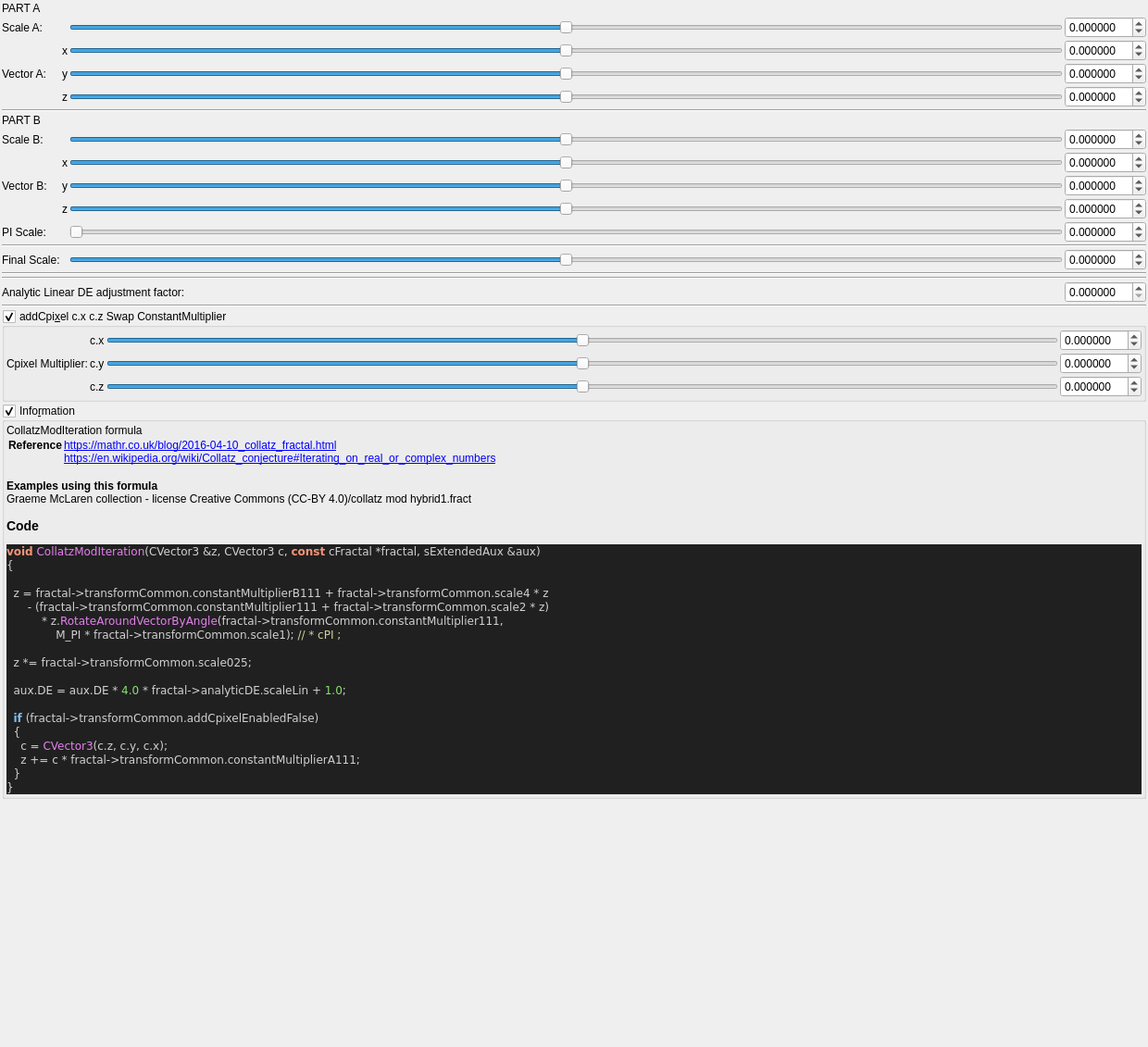
<?xml version="1.0" encoding="UTF-8"?>
<ui version="4.0">
 <class>collatz_mod</class>
 <widget class="QWidget" name="Form">
  <property name="geometry">
   <rect>
    <x>0</x>
    <y>0</y>
    <width>1240</width>
    <height>1131</height>
   </rect>
  </property>
  <property name="windowTitle">
   <string notr="true">collatz_mod</string>
  </property>
  <layout class="QVBoxLayout" name="verticalLayout">
   <property name="spacing">
    <number>2</number>
   </property>
   <property name="leftMargin">
    <number>2</number>
   </property>
   <property name="topMargin">
    <number>2</number>
   </property>
   <property name="rightMargin">
    <number>2</number>
   </property>
   <property name="bottomMargin">
    <number>2</number>
   </property>
   <item>
    <layout class="QGridLayout" name="gridLayout_35">
     <property name="spacing">
      <number>2</number>
     </property>
     <item row="11" column="2">
      <widget class="QSlider" name="slider3_transf_constant_multiplier_111_z">
       <property name="sizePolicy">
        <sizepolicy hsizetype="Expanding" vsizetype="Maximum">
         <horstretch>0</horstretch>
         <verstretch>0</verstretch>
        </sizepolicy>
       </property>
       <property name="minimum">
        <number>-5000000</number>
       </property>
       <property name="maximum">
        <number>5000000</number>
       </property>
       <property name="orientation">
        <enum>Qt::Horizontal</enum>
       </property>
      </widget>
     </item>
     <item row="9" column="2">
      <widget class="QSlider" name="slider3_transf_constant_multiplier_111_x">
       <property name="sizePolicy">
        <sizepolicy hsizetype="Expanding" vsizetype="Maximum">
         <horstretch>0</horstretch>
         <verstretch>0</verstretch>
        </sizepolicy>
       </property>
       <property name="minimum">
        <number>-5000000</number>
       </property>
       <property name="maximum">
        <number>5000000</number>
       </property>
       <property name="orientation">
        <enum>Qt::Horizontal</enum>
       </property>
      </widget>
     </item>
     <item row="1" column="0">
      <widget class="QLabel" name="label_174">
       <property name="text">
        <string>Scale A:</string>
       </property>
      </widget>
     </item>
     <item row="20" column="0" colspan="3">
      <widget class="QLabel" name="label_176">
       <property name="text">
        <string>Analytic Linear DE adjustment factor:</string>
       </property>
      </widget>
     </item>
     <item row="22" column="0" colspan="4">
      <widget class="Line" name="line_27">
       <property name="orientation">
        <enum>Qt::Horizontal</enum>
       </property>
      </widget>
     </item>
     <item row="1" column="2">
      <widget class="QSlider" name="slider_transf_scale_4">
       <property name="sizePolicy">
        <sizepolicy hsizetype="Expanding" vsizetype="Maximum">
         <horstretch>0</horstretch>
         <verstretch>0</verstretch>
        </sizepolicy>
       </property>
       <property name="minimum">
        <number>-10000000</number>
       </property>
       <property name="maximum">
        <number>10000000</number>
       </property>
       <property name="value">
        <number>0</number>
       </property>
       <property name="sliderPosition">
        <number>0</number>
       </property>
       <property name="orientation">
        <enum>Qt::Horizontal</enum>
       </property>
      </widget>
     </item>
     <item row="14" column="0" colspan="4">
      <widget class="Line" name="line_26">
       <property name="orientation">
        <enum>Qt::Horizontal</enum>
       </property>
      </widget>
     </item>
     <item row="9" column="3">
      <widget class="MyDoubleSpinBox" name="spinbox3_transf_constant_multiplier_111_x">
       <property name="sizePolicy">
        <sizepolicy hsizetype="Minimum" vsizetype="Maximum">
         <horstretch>0</horstretch>
         <verstretch>0</verstretch>
        </sizepolicy>
       </property>
       <property name="prefix">
        <string/>
       </property>
       <property name="decimals">
        <number>6</number>
       </property>
       <property name="minimum">
        <double>-99.989999999999995</double>
       </property>
       <property name="singleStep">
        <double>0.100000000000000</double>
       </property>
      </widget>
     </item>
     <item row="12" column="3">
      <widget class="MyDoubleSpinBox" name="spinbox_transf_scale_1">
       <property name="sizePolicy">
        <sizepolicy hsizetype="Minimum" vsizetype="Maximum">
         <horstretch>0</horstretch>
         <verstretch>0</verstretch>
        </sizepolicy>
       </property>
       <property name="prefix">
        <string/>
       </property>
       <property name="suffix">
        <string/>
       </property>
       <property name="decimals">
        <number>6</number>
       </property>
       <property name="minimum">
        <double>-99.989999999999995</double>
       </property>
       <property name="maximum">
        <double>99.989999999999995</double>
       </property>
       <property name="singleStep">
        <double>0.100000000000000</double>
       </property>
      </widget>
     </item>
     <item row="4" column="0">
      <widget class="QLabel" name="label_114">
       <property name="text">
        <string>Vector A:</string>
       </property>
      </widget>
     </item>
     <item row="4" column="3">
      <widget class="MyDoubleSpinBox" name="spinbox3_transf_constant_multiplierB_111_y">
       <property name="sizePolicy">
        <sizepolicy hsizetype="Minimum" vsizetype="Maximum">
         <horstretch>0</horstretch>
         <verstretch>0</verstretch>
        </sizepolicy>
       </property>
       <property name="decimals">
        <number>6</number>
       </property>
       <property name="minimum">
        <double>-99.989999999999995</double>
       </property>
       <property name="maximum">
        <double>99.989999999999995</double>
       </property>
       <property name="singleStep">
        <double>0.100000000000000</double>
       </property>
      </widget>
     </item>
     <item row="3" column="3">
      <widget class="MyDoubleSpinBox" name="spinbox3_transf_constant_multiplierB_111_x">
       <property name="sizePolicy">
        <sizepolicy hsizetype="Minimum" vsizetype="Maximum">
         <horstretch>0</horstretch>
         <verstretch>0</verstretch>
        </sizepolicy>
       </property>
       <property name="prefix">
        <string/>
       </property>
       <property name="decimals">
        <number>6</number>
       </property>
       <property name="minimum">
        <double>-99.989999999999995</double>
       </property>
       <property name="singleStep">
        <double>0.100000000000000</double>
       </property>
      </widget>
     </item>
     <item row="5" column="2">
      <widget class="QSlider" name="slider3_transf_constant_multiplierB_111_z">
       <property name="sizePolicy">
        <sizepolicy hsizetype="Expanding" vsizetype="Maximum">
         <horstretch>0</horstretch>
         <verstretch>0</verstretch>
        </sizepolicy>
       </property>
       <property name="minimum">
        <number>-5000000</number>
       </property>
       <property name="maximum">
        <number>5000000</number>
       </property>
       <property name="orientation">
        <enum>Qt::Horizontal</enum>
       </property>
      </widget>
     </item>
     <item row="18" column="0" colspan="4">
      <widget class="Line" name="line_33">
       <property name="orientation">
        <enum>Qt::Horizontal</enum>
       </property>
      </widget>
     </item>
     <item row="11" column="1">
      <widget class="QLabel" name="label_122">
       <property name="text">
        <string notr="true">z</string>
       </property>
      </widget>
     </item>
     <item row="8" column="3">
      <widget class="MyDoubleSpinBox" name="spinbox_transf_scale_2">
       <property name="sizePolicy">
        <sizepolicy hsizetype="Minimum" vsizetype="Maximum">
         <horstretch>0</horstretch>
         <verstretch>0</verstretch>
        </sizepolicy>
       </property>
       <property name="prefix">
        <string/>
       </property>
       <property name="suffix">
        <string/>
       </property>
       <property name="decimals">
        <number>6</number>
       </property>
       <property name="minimum">
        <double>-99.989999999999995</double>
       </property>
       <property name="maximum">
        <double>99.989999999999995</double>
       </property>
       <property name="singleStep">
        <double>0.100000000000000</double>
       </property>
      </widget>
     </item>
     <item row="5" column="3">
      <widget class="MyDoubleSpinBox" name="spinbox3_transf_constant_multiplierB_111_z">
       <property name="sizePolicy">
        <sizepolicy hsizetype="Minimum" vsizetype="Maximum">
         <horstretch>0</horstretch>
         <verstretch>0</verstretch>
        </sizepolicy>
       </property>
       <property name="decimals">
        <number>6</number>
       </property>
       <property name="minimum">
        <double>-99.989999999999995</double>
       </property>
       <property name="maximum">
        <double>99.989999999999995</double>
       </property>
       <property name="singleStep">
        <double>0.100000000000000</double>
       </property>
      </widget>
     </item>
     <item row="11" column="3">
      <widget class="MyDoubleSpinBox" name="spinbox3_transf_constant_multiplier_111_z">
       <property name="sizePolicy">
        <sizepolicy hsizetype="Minimum" vsizetype="Maximum">
         <horstretch>0</horstretch>
         <verstretch>0</verstretch>
        </sizepolicy>
       </property>
       <property name="decimals">
        <number>6</number>
       </property>
       <property name="minimum">
        <double>-99.989999999999995</double>
       </property>
       <property name="maximum">
        <double>99.989999999999995</double>
       </property>
       <property name="singleStep">
        <double>0.100000000000000</double>
       </property>
      </widget>
     </item>
     <item row="17" column="3">
      <widget class="MyDoubleSpinBox" name="spinbox_transf_scale_025">
       <property name="sizePolicy">
        <sizepolicy hsizetype="Minimum" vsizetype="Maximum">
         <horstretch>0</horstretch>
         <verstretch>0</verstretch>
        </sizepolicy>
       </property>
       <property name="prefix">
        <string/>
       </property>
       <property name="suffix">
        <string/>
       </property>
       <property name="decimals">
        <number>6</number>
       </property>
       <property name="minimum">
        <double>-99.989999999999995</double>
       </property>
       <property name="maximum">
        <double>99.989999999999995</double>
       </property>
       <property name="singleStep">
        <double>0.100000000000000</double>
       </property>
      </widget>
     </item>
     <item row="19" column="0" colspan="4">
      <widget class="Line" name="line_32">
       <property name="orientation">
        <enum>Qt::Horizontal</enum>
       </property>
      </widget>
     </item>
     <item row="8" column="2">
      <widget class="QSlider" name="slider_transf_scale_2">
       <property name="sizePolicy">
        <sizepolicy hsizetype="Expanding" vsizetype="Maximum">
         <horstretch>0</horstretch>
         <verstretch>0</verstretch>
        </sizepolicy>
       </property>
       <property name="minimum">
        <number>-10000000</number>
       </property>
       <property name="maximum">
        <number>10000000</number>
       </property>
       <property name="value">
        <number>0</number>
       </property>
       <property name="sliderPosition">
        <number>0</number>
       </property>
       <property name="orientation">
        <enum>Qt::Horizontal</enum>
       </property>
      </widget>
     </item>
     <item row="3" column="1">
      <widget class="QLabel" name="label_112">
       <property name="text">
        <string notr="true">x</string>
       </property>
      </widget>
     </item>
     <item row="10" column="0">
      <widget class="QLabel" name="label_113">
       <property name="text">
        <string>Vector B:</string>
       </property>
      </widget>
     </item>
     <item row="10" column="3">
      <widget class="MyDoubleSpinBox" name="spinbox3_transf_constant_multiplier_111_y">
       <property name="sizePolicy">
        <sizepolicy hsizetype="Minimum" vsizetype="Maximum">
         <horstretch>0</horstretch>
         <verstretch>0</verstretch>
        </sizepolicy>
       </property>
       <property name="decimals">
        <number>6</number>
       </property>
       <property name="minimum">
        <double>-99.989999999999995</double>
       </property>
       <property name="maximum">
        <double>99.989999999999995</double>
       </property>
       <property name="singleStep">
        <double>0.100000000000000</double>
       </property>
      </widget>
     </item>
     <item row="17" column="2">
      <widget class="QSlider" name="slider_transf_scale_025">
       <property name="sizePolicy">
        <sizepolicy hsizetype="Expanding" vsizetype="Maximum">
         <horstretch>0</horstretch>
         <verstretch>0</verstretch>
        </sizepolicy>
       </property>
       <property name="minimum">
        <number>-10000000</number>
       </property>
       <property name="maximum">
        <number>10000000</number>
       </property>
       <property name="value">
        <number>0</number>
       </property>
       <property name="sliderPosition">
        <number>0</number>
       </property>
       <property name="orientation">
        <enum>Qt::Horizontal</enum>
       </property>
      </widget>
     </item>
     <item row="6" column="0" colspan="4">
      <widget class="Line" name="line_28">
       <property name="orientation">
        <enum>Qt::Horizontal</enum>
       </property>
      </widget>
     </item>
     <item row="5" column="1">
      <widget class="QLabel" name="label_121">
       <property name="text">
        <string notr="true">z</string>
       </property>
      </widget>
     </item>
     <item row="1" column="3">
      <widget class="MyDoubleSpinBox" name="spinbox_transf_scale_4">
       <property name="sizePolicy">
        <sizepolicy hsizetype="Minimum" vsizetype="Maximum">
         <horstretch>0</horstretch>
         <verstretch>0</verstretch>
        </sizepolicy>
       </property>
       <property name="prefix">
        <string/>
       </property>
       <property name="suffix">
        <string/>
       </property>
       <property name="decimals">
        <number>6</number>
       </property>
       <property name="minimum">
        <double>-99.989999999999995</double>
       </property>
       <property name="maximum">
        <double>99.989999999999995</double>
       </property>
       <property name="singleStep">
        <double>0.100000000000000</double>
       </property>
      </widget>
     </item>
     <item row="20" column="3">
      <widget class="MyDoubleSpinBox" name="spinbox_analyticDE_scale_linear">
       <property name="sizePolicy">
        <sizepolicy hsizetype="Minimum" vsizetype="Maximum">
         <horstretch>0</horstretch>
         <verstretch>0</verstretch>
        </sizepolicy>
       </property>
       <property name="prefix">
        <string/>
       </property>
       <property name="suffix">
        <string/>
       </property>
       <property name="decimals">
        <number>6</number>
       </property>
       <property name="minimum">
        <double>0.000000000000000</double>
       </property>
       <property name="maximum">
        <double>99.989999999999995</double>
       </property>
       <property name="singleStep">
        <double>0.100000000000000</double>
       </property>
      </widget>
     </item>
     <item row="4" column="2">
      <widget class="QSlider" name="slider3_transf_constant_multiplierB_111_y">
       <property name="sizePolicy">
        <sizepolicy hsizetype="Expanding" vsizetype="Maximum">
         <horstretch>0</horstretch>
         <verstretch>0</verstretch>
        </sizepolicy>
       </property>
       <property name="minimum">
        <number>-5000000</number>
       </property>
       <property name="maximum">
        <number>5000000</number>
       </property>
       <property name="orientation">
        <enum>Qt::Horizontal</enum>
       </property>
      </widget>
     </item>
     <item row="12" column="2">
      <widget class="QSlider" name="slider_transf_scale_1">
       <property name="sizePolicy">
        <sizepolicy hsizetype="Expanding" vsizetype="Maximum">
         <horstretch>0</horstretch>
         <verstretch>0</verstretch>
        </sizepolicy>
       </property>
       <property name="minimum">
        <number>0</number>
       </property>
       <property name="maximum">
        <number>2000000</number>
       </property>
       <property name="value">
        <number>0</number>
       </property>
       <property name="sliderPosition">
        <number>0</number>
       </property>
       <property name="orientation">
        <enum>Qt::Horizontal</enum>
       </property>
      </widget>
     </item>
     <item row="9" column="1">
      <widget class="QLabel" name="label_118">
       <property name="text">
        <string notr="true">x</string>
       </property>
      </widget>
     </item>
     <item row="8" column="0">
      <widget class="QLabel" name="label_177">
       <property name="text">
        <string>Scale B:</string>
       </property>
      </widget>
     </item>
     <item row="12" column="0">
      <widget class="QLabel" name="label_169">
       <property name="text">
        <string>PI Scale:</string>
       </property>
      </widget>
     </item>
     <item row="3" column="2">
      <widget class="QSlider" name="slider3_transf_constant_multiplierB_111_x">
       <property name="sizePolicy">
        <sizepolicy hsizetype="Expanding" vsizetype="Maximum">
         <horstretch>0</horstretch>
         <verstretch>0</verstretch>
        </sizepolicy>
       </property>
       <property name="minimum">
        <number>-5000000</number>
       </property>
       <property name="maximum">
        <number>5000000</number>
       </property>
       <property name="orientation">
        <enum>Qt::Horizontal</enum>
       </property>
      </widget>
     </item>
     <item row="4" column="1">
      <widget class="QLabel" name="label_119">
       <property name="text">
        <string notr="true">y</string>
       </property>
      </widget>
     </item>
     <item row="10" column="1">
      <widget class="QLabel" name="label_120">
       <property name="text">
        <string notr="true">y</string>
       </property>
      </widget>
     </item>
     <item row="7" column="0">
      <widget class="QLabel" name="label_178">
       <property name="text">
        <string>PART B</string>
       </property>
      </widget>
     </item>
     <item row="0" column="0">
      <widget class="QLabel" name="label_175">
       <property name="text">
        <string>PART A</string>
       </property>
      </widget>
     </item>
     <item row="10" column="2">
      <widget class="QSlider" name="slider3_transf_constant_multiplier_111_y">
       <property name="sizePolicy">
        <sizepolicy hsizetype="Expanding" vsizetype="Maximum">
         <horstretch>0</horstretch>
         <verstretch>0</verstretch>
        </sizepolicy>
       </property>
       <property name="minimum">
        <number>-5000000</number>
       </property>
       <property name="maximum">
        <number>5000000</number>
       </property>
       <property name="orientation">
        <enum>Qt::Horizontal</enum>
       </property>
      </widget>
     </item>
     <item row="17" column="0">
      <widget class="QLabel" name="label_173">
       <property name="text">
        <string>Final Scale:</string>
       </property>
      </widget>
     </item>
    </layout>
   </item>
   <item>
    <widget class="MyGroupBox" name="groupCheck_transf_addCpixel_enabled_false">
     <property name="toolTip">
      <string>&lt;html&gt;&lt;head/&gt;&lt;body&gt;&lt;p&gt;Cpixel is CVector3 c = ( c.x, c.y, c.z). It is each original point (pixel) in 3D space where the iteration starts from, ( c = original z for each point .) It is commonly found in formula structures z = f(z) + c.&lt;/p&gt;&lt;p&gt;The Cpixel multiplier effectively scales this point &amp;quot;c&amp;quot;.&lt;/p&gt;&lt;p&gt;This transform allows the swapping of the order of the &amp;quot;CVector3 c&amp;quot; components before being multiplied by &amp;quot;CVector3 z&amp;quot; components.&lt;/p&gt;&lt;/body&gt;&lt;/html&gt;</string>
     </property>
     <property name="title">
      <string>addCpi&amp;xel c.x c.z Swap ConstantMultiplier</string>
     </property>
     <property name="checkable">
      <bool>true</bool>
     </property>
     <layout class="QVBoxLayout" name="verticalLayout_49">
      <property name="spacing">
       <number>2</number>
      </property>
      <property name="leftMargin">
       <number>2</number>
      </property>
      <property name="topMargin">
       <number>2</number>
      </property>
      <property name="rightMargin">
       <number>2</number>
      </property>
      <property name="bottomMargin">
       <number>2</number>
      </property>
      <item>
       <layout class="QGridLayout" name="gridLayout_23">
        <property name="spacing">
         <number>2</number>
        </property>
        <item row="1" column="2">
         <widget class="QSlider" name="slider3_transf_constant_multiplierA_111_y">
          <property name="sizePolicy">
           <sizepolicy hsizetype="Expanding" vsizetype="Maximum">
            <horstretch>0</horstretch>
            <verstretch>0</verstretch>
           </sizepolicy>
          </property>
          <property name="minimum">
           <number>-10000000</number>
          </property>
          <property name="maximum">
           <number>10000000</number>
          </property>
          <property name="value">
           <number>0</number>
          </property>
          <property name="sliderPosition">
           <number>0</number>
          </property>
          <property name="orientation">
           <enum>Qt::Horizontal</enum>
          </property>
         </widget>
        </item>
        <item row="1" column="3">
         <widget class="MyDoubleSpinBox" name="spinbox3_transf_constant_multiplierA_111_y">
          <property name="sizePolicy">
           <sizepolicy hsizetype="Minimum" vsizetype="Maximum">
            <horstretch>0</horstretch>
            <verstretch>0</verstretch>
           </sizepolicy>
          </property>
          <property name="prefix">
           <string/>
          </property>
          <property name="suffix">
           <string/>
          </property>
          <property name="decimals">
           <number>6</number>
          </property>
          <property name="minimum">
           <double>-99.989999999999995</double>
          </property>
          <property name="maximum">
           <double>99.989999999999995</double>
          </property>
          <property name="singleStep">
           <double>0.100000000000000</double>
          </property>
         </widget>
        </item>
        <item row="2" column="2">
         <widget class="QSlider" name="slider3_transf_constant_multiplierA_111_z">
          <property name="sizePolicy">
           <sizepolicy hsizetype="Expanding" vsizetype="Maximum">
            <horstretch>0</horstretch>
            <verstretch>0</verstretch>
           </sizepolicy>
          </property>
          <property name="minimum">
           <number>-10000000</number>
          </property>
          <property name="maximum">
           <number>10000000</number>
          </property>
          <property name="value">
           <number>0</number>
          </property>
          <property name="sliderPosition">
           <number>0</number>
          </property>
          <property name="orientation">
           <enum>Qt::Horizontal</enum>
          </property>
         </widget>
        </item>
        <item row="0" column="2">
         <widget class="QSlider" name="slider3_transf_constant_multiplierA_111_x">
          <property name="sizePolicy">
           <sizepolicy hsizetype="Expanding" vsizetype="Maximum">
            <horstretch>0</horstretch>
            <verstretch>0</verstretch>
           </sizepolicy>
          </property>
          <property name="minimum">
           <number>-10000000</number>
          </property>
          <property name="maximum">
           <number>10000000</number>
          </property>
          <property name="value">
           <number>0</number>
          </property>
          <property name="sliderPosition">
           <number>0</number>
          </property>
          <property name="orientation">
           <enum>Qt::Horizontal</enum>
          </property>
         </widget>
        </item>
        <item row="0" column="3">
         <widget class="MyDoubleSpinBox" name="spinbox3_transf_constant_multiplierA_111_x">
          <property name="sizePolicy">
           <sizepolicy hsizetype="Minimum" vsizetype="Maximum">
            <horstretch>0</horstretch>
            <verstretch>0</verstretch>
           </sizepolicy>
          </property>
          <property name="prefix">
           <string/>
          </property>
          <property name="suffix">
           <string/>
          </property>
          <property name="decimals">
           <number>6</number>
          </property>
          <property name="minimum">
           <double>-99.989999999999995</double>
          </property>
          <property name="maximum">
           <double>99.989999999999995</double>
          </property>
          <property name="singleStep">
           <double>0.100000000000000</double>
          </property>
         </widget>
        </item>
        <item row="2" column="1">
         <widget class="QLabel" name="label_111">
          <property name="text">
           <string notr="true">c.z</string>
          </property>
         </widget>
        </item>
        <item row="1" column="1">
         <widget class="QLabel" name="label_110">
          <property name="text">
           <string notr="true">c.y</string>
          </property>
         </widget>
        </item>
        <item row="1" column="0">
         <widget class="QLabel" name="label_108">
          <property name="text">
           <string>Cpixel Multiplier:</string>
          </property>
         </widget>
        </item>
        <item row="2" column="3">
         <widget class="MyDoubleSpinBox" name="spinbox3_transf_constant_multiplierA_111_z">
          <property name="sizePolicy">
           <sizepolicy hsizetype="Minimum" vsizetype="Maximum">
            <horstretch>0</horstretch>
            <verstretch>0</verstretch>
           </sizepolicy>
          </property>
          <property name="prefix">
           <string/>
          </property>
          <property name="suffix">
           <string/>
          </property>
          <property name="decimals">
           <number>6</number>
          </property>
          <property name="minimum">
           <double>-99.989999999999995</double>
          </property>
          <property name="maximum">
           <double>99.989999999999995</double>
          </property>
          <property name="singleStep">
           <double>0.100000000000000</double>
          </property>
         </widget>
        </item>
        <item row="0" column="1">
         <widget class="QLabel" name="label_109">
          <property name="text">
           <string notr="true">c.x</string>
          </property>
         </widget>
        </item>
       </layout>
      </item>
     </layout>
    </widget>
   </item>
   <item>
    <widget class="MyGroupBox" name="groupCheck_info">
     <property name="title">
      <string>Info&amp;rmation</string>
     </property>
     <property name="flat">
      <bool>false</bool>
     </property>
     <property name="checkable">
      <bool>true</bool>
     </property>
     <layout class="QVBoxLayout" name="verticalLayout_2">
      <property name="spacing">
       <number>2</number>
      </property>
      <property name="leftMargin">
       <number>2</number>
      </property>
      <property name="topMargin">
       <number>2</number>
      </property>
      <property name="rightMargin">
       <number>2</number>
      </property>
      <property name="bottomMargin">
       <number>2</number>
      </property>
      <item>
       <widget class="QLabel" name="label_code_content">
        <property name="text">
         <string notr="true">&lt;p&gt;CollatzModIteration formula&lt;/p&gt;&lt;table&gt;
&lt;tr&gt;&lt;th&gt;Reference&lt;/th&gt;&lt;td&gt;&lt;a href=&quot;https://mathr.co.uk/blog/2016-04-10_collatz_fractal.html&quot;&gt;https://mathr.co.uk/blog/2016-04-10_collatz_fractal.html&lt;br&gt;
&lt;a href=&quot;https://en.wikipedia.org/wiki/Collatz_conjecture#Iterating_on_real_or_complex_numbers&quot;&gt;https://en.wikipedia.org/wiki/Collatz_conjecture#Iterating_on_real_or_complex_numbers&lt;br&gt;
&lt;/td&gt;&lt;/tr&gt;
&lt;/table&gt;
&lt;br&gt;&lt;b&gt;Examples using this formula&lt;/b&gt;&lt;br&gt;Graeme McLaren  collection - license Creative Commons  (CC-BY 4.0)/collatz mod hybrid1.fract&lt;h3&gt;Code&lt;/h3&gt;
&lt;body style=&quot;background-color:#202020&quot;&gt;
&lt;pre style=&quot;color:#d0d0d0; background-color:#202020;  font-family:'Courier New',monospace;&quot;&gt;&lt;span style=&quot;color:#f09479; font-weight:bold&quot;&gt;void&lt;/span&gt; &lt;span style=&quot;color:#e47eed&quot;&gt;CollatzModIteration&lt;/span&gt;&lt;span style=&quot;color:#d0d0d0&quot;&gt;(&lt;/span&gt;CVector3 &lt;span style=&quot;color:#d0d0d0&quot;&gt;&amp;amp;&lt;/span&gt;z&lt;span style=&quot;color:#d0d0d0&quot;&gt;,&lt;/span&gt; CVector3 c&lt;span style=&quot;color:#d0d0d0&quot;&gt;,&lt;/span&gt; &lt;span style=&quot;color:#f09479; font-weight:bold&quot;&gt;const&lt;/span&gt; cFractal &lt;span style=&quot;color:#d0d0d0&quot;&gt;*&lt;/span&gt;fractal&lt;span style=&quot;color:#d0d0d0&quot;&gt;,&lt;/span&gt; sExtendedAux &lt;span style=&quot;color:#d0d0d0&quot;&gt;&amp;amp;&lt;/span&gt;aux&lt;span style=&quot;color:#d0d0d0&quot;&gt;)&lt;/span&gt;
&lt;span style=&quot;color:#d0d0d0&quot;&gt;{&lt;/span&gt;

  z &lt;span style=&quot;color:#d0d0d0&quot;&gt;=&lt;/span&gt; fractal&lt;span style=&quot;color:#d0d0d0&quot;&gt;-&amp;gt;&lt;/span&gt;transformCommon&lt;span style=&quot;color:#d0d0d0&quot;&gt;.&lt;/span&gt;constantMultiplierB111 &lt;span style=&quot;color:#d0d0d0&quot;&gt;+&lt;/span&gt; fractal&lt;span style=&quot;color:#d0d0d0&quot;&gt;-&amp;gt;&lt;/span&gt;transformCommon&lt;span style=&quot;color:#d0d0d0&quot;&gt;.&lt;/span&gt;scale4 &lt;span style=&quot;color:#d0d0d0&quot;&gt;*&lt;/span&gt; z
      &lt;span style=&quot;color:#d0d0d0&quot;&gt;- (&lt;/span&gt;fractal&lt;span style=&quot;color:#d0d0d0&quot;&gt;-&amp;gt;&lt;/span&gt;transformCommon&lt;span style=&quot;color:#d0d0d0&quot;&gt;.&lt;/span&gt;constantMultiplier111 &lt;span style=&quot;color:#d0d0d0&quot;&gt;+&lt;/span&gt; fractal&lt;span style=&quot;color:#d0d0d0&quot;&gt;-&amp;gt;&lt;/span&gt;transformCommon&lt;span style=&quot;color:#d0d0d0&quot;&gt;.&lt;/span&gt;scale2 &lt;span style=&quot;color:#d0d0d0&quot;&gt;*&lt;/span&gt; z&lt;span style=&quot;color:#d0d0d0&quot;&gt;)&lt;/span&gt;
          &lt;span style=&quot;color:#d0d0d0&quot;&gt;*&lt;/span&gt; z&lt;span style=&quot;color:#d0d0d0&quot;&gt;.&lt;/span&gt;&lt;span style=&quot;color:#e47eed&quot;&gt;RotateAroundVectorByAngle&lt;/span&gt;&lt;span style=&quot;color:#d0d0d0&quot;&gt;(&lt;/span&gt;fractal&lt;span style=&quot;color:#d0d0d0&quot;&gt;-&amp;gt;&lt;/span&gt;transformCommon&lt;span style=&quot;color:#d0d0d0&quot;&gt;.&lt;/span&gt;constantMultiplier111&lt;span style=&quot;color:#d0d0d0&quot;&gt;,&lt;/span&gt;
              M_PI &lt;span style=&quot;color:#d0d0d0&quot;&gt;*&lt;/span&gt; fractal&lt;span style=&quot;color:#d0d0d0&quot;&gt;-&amp;gt;&lt;/span&gt;transformCommon&lt;span style=&quot;color:#d0d0d0&quot;&gt;.&lt;/span&gt;scale1&lt;span style=&quot;color:#d0d0d0&quot;&gt;);&lt;/span&gt; &lt;span style=&quot;color:#d0d0a0&quot;&gt;// * cPI ;&lt;/span&gt;

  z &lt;span style=&quot;color:#d0d0d0&quot;&gt;*=&lt;/span&gt; fractal&lt;span style=&quot;color:#d0d0d0&quot;&gt;-&amp;gt;&lt;/span&gt;transformCommon&lt;span style=&quot;color:#d0d0d0&quot;&gt;.&lt;/span&gt;scale025&lt;span style=&quot;color:#d0d0d0&quot;&gt;;&lt;/span&gt;

  aux&lt;span style=&quot;color:#d0d0d0&quot;&gt;.&lt;/span&gt;DE &lt;span style=&quot;color:#d0d0d0&quot;&gt;=&lt;/span&gt; aux&lt;span style=&quot;color:#d0d0d0&quot;&gt;.&lt;/span&gt;DE &lt;span style=&quot;color:#d0d0d0&quot;&gt;*&lt;/span&gt; &lt;span style=&quot;color:#87df71&quot;&gt;4.0&lt;/span&gt; &lt;span style=&quot;color:#d0d0d0&quot;&gt;*&lt;/span&gt; fractal&lt;span style=&quot;color:#d0d0d0&quot;&gt;-&amp;gt;&lt;/span&gt;analyticDE&lt;span style=&quot;color:#d0d0d0&quot;&gt;.&lt;/span&gt;scaleLin &lt;span style=&quot;color:#d0d0d0&quot;&gt;+&lt;/span&gt; &lt;span style=&quot;color:#87df71&quot;&gt;1.0&lt;/span&gt;&lt;span style=&quot;color:#d0d0d0&quot;&gt;;&lt;/span&gt;

  &lt;span style=&quot;color:#7ec0ee; font-weight:bold&quot;&gt;if&lt;/span&gt; &lt;span style=&quot;color:#d0d0d0&quot;&gt;(&lt;/span&gt;fractal&lt;span style=&quot;color:#d0d0d0&quot;&gt;-&amp;gt;&lt;/span&gt;transformCommon&lt;span style=&quot;color:#d0d0d0&quot;&gt;.&lt;/span&gt;addCpixelEnabledFalse&lt;span style=&quot;color:#d0d0d0&quot;&gt;)&lt;/span&gt;
  &lt;span style=&quot;color:#d0d0d0&quot;&gt;{&lt;/span&gt;
    c &lt;span style=&quot;color:#d0d0d0&quot;&gt;=&lt;/span&gt; &lt;span style=&quot;color:#e47eed&quot;&gt;CVector3&lt;/span&gt;&lt;span style=&quot;color:#d0d0d0&quot;&gt;(&lt;/span&gt;c&lt;span style=&quot;color:#d0d0d0&quot;&gt;.&lt;/span&gt;z&lt;span style=&quot;color:#d0d0d0&quot;&gt;,&lt;/span&gt; c&lt;span style=&quot;color:#d0d0d0&quot;&gt;.&lt;/span&gt;y&lt;span style=&quot;color:#d0d0d0&quot;&gt;,&lt;/span&gt; c&lt;span style=&quot;color:#d0d0d0&quot;&gt;.&lt;/span&gt;x&lt;span style=&quot;color:#d0d0d0&quot;&gt;);&lt;/span&gt;
    z &lt;span style=&quot;color:#d0d0d0&quot;&gt;+=&lt;/span&gt; c &lt;span style=&quot;color:#d0d0d0&quot;&gt;*&lt;/span&gt; fractal&lt;span style=&quot;color:#d0d0d0&quot;&gt;-&amp;gt;&lt;/span&gt;transformCommon&lt;span style=&quot;color:#d0d0d0&quot;&gt;.&lt;/span&gt;constantMultiplierA111&lt;span style=&quot;color:#d0d0d0&quot;&gt;;&lt;/span&gt;
  &lt;span style=&quot;color:#d0d0d0&quot;&gt;}&lt;/span&gt;
&lt;span style=&quot;color:#d0d0d0&quot;&gt;}&lt;/span&gt;
&lt;/pre&gt;
&lt;/body&gt;</string>
        </property>
        <property name="wordWrap">
         <bool>true</bool>
        </property>
        <property name="openExternalLinks">
         <bool>true</bool>
        </property>
        <property name="textInteractionFlags">
         <set>Qt::LinksAccessibleByMouse|Qt::TextSelectableByMouse</set>
        </property>
       </widget>
      </item>
     </layout>
    </widget>
   </item>
   <item>
    <spacer name="verticalSpacer">
     <property name="orientation">
      <enum>Qt::Vertical</enum>
     </property>
     <property name="sizeHint" stdset="0">
      <size>
       <width>20</width>
       <height>40</height>
      </size>
     </property>
    </spacer>
   </item>
  </layout>
 </widget>
 <customwidgets>
  <customwidget>
   <class>MyGroupBox</class>
   <extends>QGroupBox</extends>
   <header>my_group_box.h</header>
   <container>1</container>
  </customwidget>
  <customwidget>
   <class>MyDoubleSpinBox</class>
   <extends>QDoubleSpinBox</extends>
   <header>my_double_spin_box.h</header>
  </customwidget>
 </customwidgets>
 <tabstops>
  <tabstop>slider_transf_scale_4</tabstop>
  <tabstop>spinbox_transf_scale_4</tabstop>
  <tabstop>slider3_transf_constant_multiplierB_111_x</tabstop>
  <tabstop>spinbox3_transf_constant_multiplierB_111_x</tabstop>
  <tabstop>slider3_transf_constant_multiplierB_111_y</tabstop>
  <tabstop>spinbox3_transf_constant_multiplierB_111_y</tabstop>
  <tabstop>slider3_transf_constant_multiplierB_111_z</tabstop>
  <tabstop>spinbox3_transf_constant_multiplierB_111_z</tabstop>
  <tabstop>slider_transf_scale_2</tabstop>
  <tabstop>spinbox_transf_scale_2</tabstop>
  <tabstop>slider3_transf_constant_multiplier_111_x</tabstop>
  <tabstop>spinbox3_transf_constant_multiplier_111_x</tabstop>
  <tabstop>slider3_transf_constant_multiplier_111_y</tabstop>
  <tabstop>spinbox3_transf_constant_multiplier_111_y</tabstop>
  <tabstop>slider3_transf_constant_multiplier_111_z</tabstop>
  <tabstop>spinbox3_transf_constant_multiplier_111_z</tabstop>
  <tabstop>slider_transf_scale_1</tabstop>
  <tabstop>spinbox_transf_scale_1</tabstop>
  <tabstop>slider_transf_scale_025</tabstop>
  <tabstop>spinbox_transf_scale_025</tabstop>
  <tabstop>spinbox_analyticDE_scale_linear</tabstop>
  <tabstop>groupCheck_transf_addCpixel_enabled_false</tabstop>
  <tabstop>slider3_transf_constant_multiplierA_111_x</tabstop>
  <tabstop>spinbox3_transf_constant_multiplierA_111_x</tabstop>
  <tabstop>slider3_transf_constant_multiplierA_111_y</tabstop>
  <tabstop>spinbox3_transf_constant_multiplierA_111_y</tabstop>
  <tabstop>slider3_transf_constant_multiplierA_111_z</tabstop>
  <tabstop>spinbox3_transf_constant_multiplierA_111_z</tabstop>
  <tabstop>groupCheck_info</tabstop>
 </tabstops>
 <resources/>
 <connections/>
</ui>
